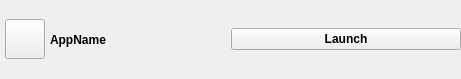
<?xml version="1.0" encoding="UTF-8"?>
<ui version="4.0">
 <class>userapps</class>
 <widget class="QWidget" name="userapps">
  <property name="geometry">
   <rect>
    <x>0</x>
    <y>0</y>
    <width>461</width>
    <height>79</height>
   </rect>
  </property>
  <property name="windowTitle">
   <string>Form</string>
  </property>
  <layout class="QGridLayout" name="gridLayout_4">
   <property name="leftMargin">
    <number>0</number>
   </property>
   <property name="topMargin">
    <number>0</number>
   </property>
   <property name="rightMargin">
    <number>0</number>
   </property>
   <property name="bottomMargin">
    <number>0</number>
   </property>
   <property name="spacing">
    <number>0</number>
   </property>
   <item row="1" column="1">
    <widget class="QStackedWidget" name="stackedWidget">
     <property name="lineWidth">
      <number>0</number>
     </property>
     <property name="currentIndex">
      <number>0</number>
     </property>
     <widget class="QWidget" name="pageLaunch">
      <layout class="QVBoxLayout" name="verticalLayout">
       <property name="spacing">
        <number>0</number>
       </property>
       <property name="leftMargin">
        <number>0</number>
       </property>
       <property name="topMargin">
        <number>0</number>
       </property>
       <property name="rightMargin">
        <number>0</number>
       </property>
       <property name="bottomMargin">
        <number>0</number>
       </property>
       <item>
        <widget class="QPushButton" name="launchBtn">
         <property name="sizePolicy">
          <sizepolicy hsizetype="MinimumExpanding" vsizetype="Fixed">
           <horstretch>0</horstretch>
           <verstretch>0</verstretch>
          </sizepolicy>
         </property>
         <property name="font">
          <font>
           <weight>75</weight>
           <bold>true</bold>
          </font>
         </property>
         <property name="text">
          <string>Launch</string>
         </property>
        </widget>
       </item>
      </layout>
     </widget>
     <widget class="QWidget" name="page_2Edit">
      <layout class="QHBoxLayout" name="horizontalLayout_2">
       <property name="leftMargin">
        <number>0</number>
       </property>
       <property name="topMargin">
        <number>0</number>
       </property>
       <property name="rightMargin">
        <number>0</number>
       </property>
       <property name="bottomMargin">
        <number>0</number>
       </property>
       <item>
        <widget class="QPushButton" name="infoBtn">
         <property name="sizePolicy">
          <sizepolicy hsizetype="Fixed" vsizetype="Fixed">
           <horstretch>0</horstretch>
           <verstretch>0</verstretch>
          </sizepolicy>
         </property>
         <property name="text">
          <string/>
         </property>
         <property name="icon">
          <iconset resource="eink.qrc">
           <normaloff>:/resources/info.png</normaloff>:/resources/info.png</iconset>
         </property>
         <property name="iconSize">
          <size>
           <width>34</width>
           <height>34</height>
          </size>
         </property>
        </widget>
       </item>
       <item>
        <widget class="QPushButton" name="statusBtn">
         <property name="sizePolicy">
          <sizepolicy hsizetype="MinimumExpanding" vsizetype="Fixed">
           <horstretch>0</horstretch>
           <verstretch>0</verstretch>
          </sizepolicy>
         </property>
         <property name="font">
          <font>
           <weight>75</weight>
           <bold>true</bold>
          </font>
         </property>
         <property name="text">
          <string>Disable</string>
         </property>
        </widget>
       </item>
      </layout>
     </widget>
    </widget>
   </item>
   <item row="1" column="0">
    <layout class="QHBoxLayout" name="horizontalLayout">
     <item>
      <layout class="QGridLayout" name="gridLayout">
       <property name="leftMargin">
        <number>5</number>
       </property>
       <property name="rightMargin">
        <number>5</number>
       </property>
       <item row="0" column="0">
        <widget class="QPushButton" name="iconBtn">
         <property name="sizePolicy">
          <sizepolicy hsizetype="Fixed" vsizetype="Fixed">
           <horstretch>0</horstretch>
           <verstretch>0</verstretch>
          </sizepolicy>
         </property>
         <property name="maximumSize">
          <size>
           <width>40</width>
           <height>40</height>
          </size>
         </property>
         <property name="text">
          <string notr="true"/>
         </property>
        </widget>
       </item>
      </layout>
     </item>
     <item>
      <widget class="QLabel" name="appNameLabel">
       <property name="sizePolicy">
        <sizepolicy hsizetype="Minimum" vsizetype="Minimum">
         <horstretch>0</horstretch>
         <verstretch>0</verstretch>
        </sizepolicy>
       </property>
       <property name="font">
        <font>
         <weight>75</weight>
         <bold>true</bold>
        </font>
       </property>
       <property name="lineWidth">
        <number>0</number>
       </property>
       <property name="text">
        <string>AppName</string>
       </property>
      </widget>
     </item>
     <item>
      <spacer name="horizontalSpacer">
       <property name="orientation">
        <enum>Qt::Horizontal</enum>
       </property>
       <property name="sizeType">
        <enum>QSizePolicy::Expanding</enum>
       </property>
       <property name="sizeHint" stdset="0">
        <size>
         <width>13</width>
         <height>13</height>
        </size>
       </property>
      </spacer>
     </item>
    </layout>
   </item>
  </layout>
 </widget>
 <resources>
  <include location="eink.qrc"/>
 </resources>
 <connections/>
</ui>
